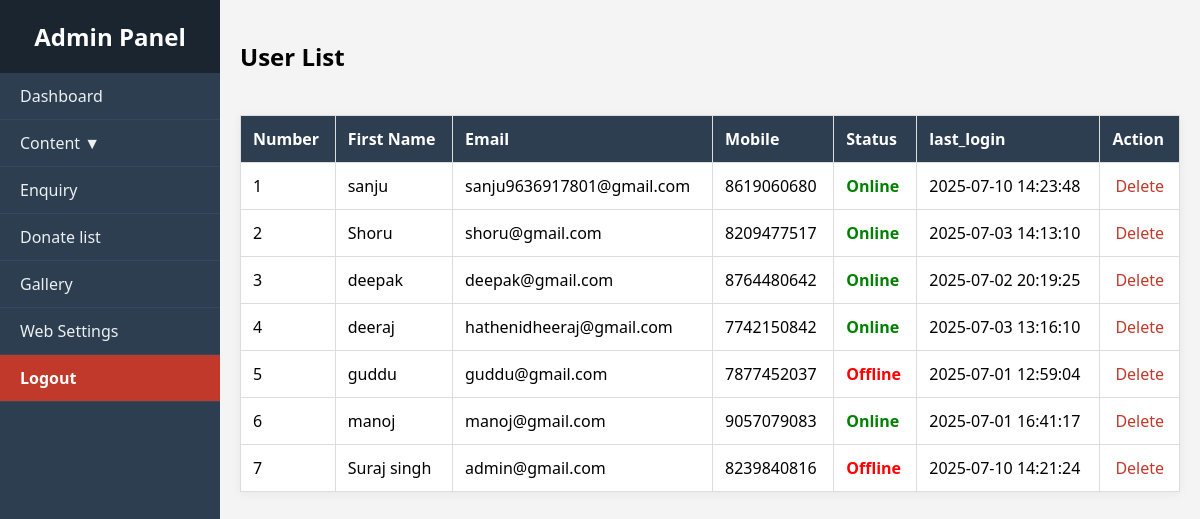
/admin/user-list.php, run on the app's committed database.
### tables this page shows
CREATE TABLE `users` (
  `id` int(11) NOT NULL,
  `name` varchar(100) DEFAULT NULL,
  `email` varchar(100) DEFAULT NULL,
  `mobile` varchar(15) DEFAULT NULL,
  `password` varchar(255) DEFAULT NULL,
  `status` enum('online','offline') NOT NULL DEFAULT 'offline',
  `last_login` datetime DEFAULT NULL
);

### admin/user-list.php (the view, shortened to what this page needs)
<?php
include 'db.php';
include 'header.php';
?>
<h2>User List</h2>
<br>
<table class="styled-table">
    <thead>
        <tr>
            <th>Number</th>
            <th>First Name</th>
            <th>Email</th>
            <th>Mobile</th>
            <th>Status</th>
            <th>last_login</th>
            <th>Action</th>
        </tr>
    </thead>
    <tbody>
    <?php
    $result = $conn->query("SELECT * FROM users ORDER BY id DESC");
    $serial = 1;
    while ($row = $result->fetch_assoc()):
    ?>
        <tr>
            <td><?= $serial++ ?></td>
            <td><?= htmlspecialchars($row['name']) ?></td>
            <td><?= htmlspecialchars($row['email']) ?></td>
            <td><?= htmlspecialchars($row['mobile']) ?></td>
            <td>
                <?php if ($row['status'] === 'online'): ?>
                    <span style="color: green; font-weight: bold;">Online</span>
                <?php else: ?>
                    <span style="color: red; font-weight: bold;">Offline</span>
                <?php endif; ?>
            </td>
            <td><?= htmlspecialchars($row['last_login']) ?></td>
            <td>
                <a href="user-list.php?delete=<?= $row['id'] ?>" class="delete-btn" onclick="return confirm('Delete this user?')">Delete</a>
            </td>
        </tr>
    <?php endwhile; ?>
    </tbody>
</table>
</div>
</body>
</html>

### admin/header.php (style rules this page uses)
* { box-sizing: border-box; }
body { margin: 0; font-family: 'Segoe UI', sans-serif; background-color: #f4f4f4; }
.styled-table { width: 100%; border-collapse: collapse; background: white; box-shadow: 0 2px 10px rgba(0, 0, 0, 0.05); }
.styled-table th, .styled-table td { padding: 12px; border: 1px solid #ddd; text-align: left; }
.styled-table td:last-child { text-align: center; }
.styled-table th { background-color: #2c3e50; color: white; }
.delete-btn { color: #c0392b; text-decoration: none; }

### data on the page
users: name "sanju", email "sanju9636917801@gmail.com", mobile "8619060680", status "Online", last_login "2025-07-10 14:23:48"
users: name "Shoru", email "shoru@gmail.com", mobile "8209477517", status "Online", last_login "2025-07-03 14:13:10"
users: name "deepak", email "deepak@gmail.com", mobile "8764480642", status "Online", last_login "2025-07-02 20:19:25"
users: name "deeraj", email "hathenidheeraj@gmail.com", mobile "7742150842", status "Online", last_login "2025-07-03 13:16:10"
users: name "guddu", email "guddu@gmail.com", mobile "7877452037", status "Offline", last_login "2025-07-01 12:59:04"
users: name "manoj", email "manoj@gmail.com", mobile "9057079083", status "Online", last_login "2025-07-01 16:41:17"
users: name "Suraj singh", email "admin@gmail.com", mobile "8239840816", status "Offline", last_login "2025-07-10 14:21:24"
